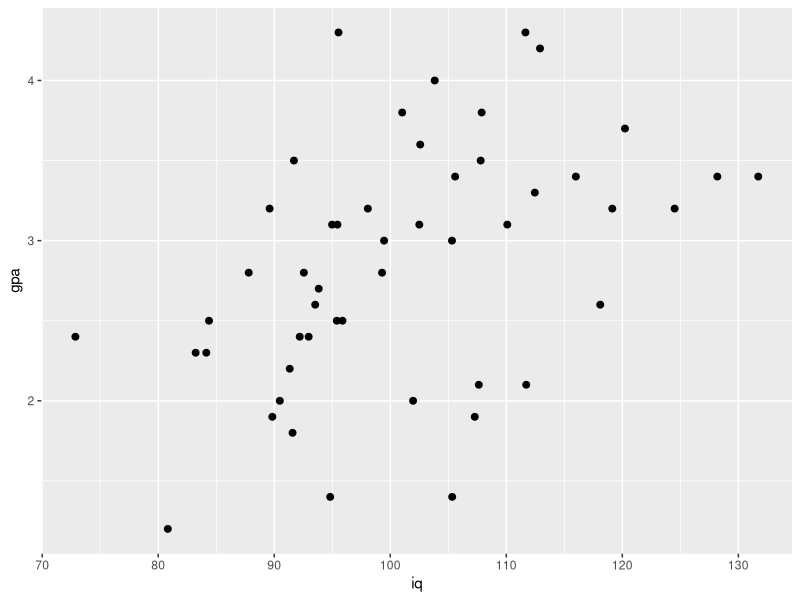

Source code (R):
## ---- chunk 1
library(ggplot2)
IQ = rnorm(50, 100, 15)
GPA = pmax(1, pmin(4.3, round((IQ-100)/15*0.5+2.8+rnorm(length(IQ),0,0.7), 1)))
iq.gpa = data.frame(iq=IQ, gpa=GPA)
g1 = ggplot(iq.gpa, aes(iq,gpa))+
      geom_point(size=2)
print(g1)

( lm.fit = lm(data = iq.gpa, gpa~iq) )
## ---- chunk 2
coef(summary(lm.fit))['iq',]
## ---- chunk 3
cor.test(iq.gpa$iq, iq.gpa$gpa)
## ---- chunk 4
anova(lm.fit)['iq',]
## ---- chunk 5
SS.yhat = anova(lm.fit)['iq', 'Sum Sq']
SS.error = anova(lm.fit)['Residuals', 'Sum Sq']
df.1 = 1 # anova(lm.fit)['iq', 'Df']
df.2 = nrow(iq.gpa)-2 # anova(lm.fit)['Residuals', 'Df']
( F = (SS.yhat/df.1) / (SS.error/df.2) )
( p = 1-pf(F, df.1, df.2) )
## ---- chunk 6
# t statistics from slope and correlation
(ts = c(coef(summary(lm.fit))['iq', 't value'], 
        cor.test(iq.gpa$iq, iq.gpa$gpa)$statistic) )
# squared t statistics and anova F value
c(ts^2, anova(lm.fit)['iq', 'F value'])

# p values from slope, correlation, and anova
c(coef(summary(lm.fit))['iq', 'Pr(>|t|)'], 
  cor.test(iq.gpa$iq, iq.gpa$gpa)$p.value,
  anova(lm.fit)['iq', 'Pr(>F)'])
